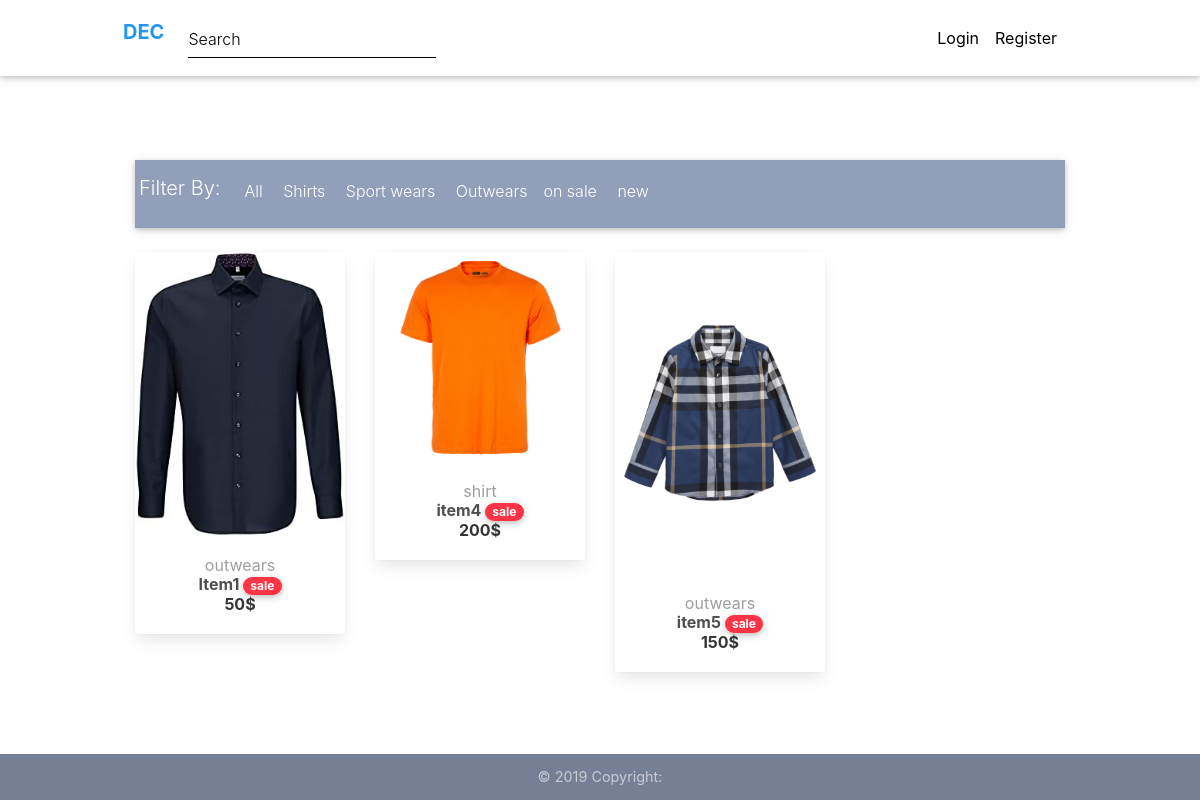
Page /sale/ on the committed database.
### store/models.py (models this page shows, shortened)
class Item(models.Model):
    title = models.CharField(max_length=200)
    description = models.TextField(null=True, blank=True)
    info = models.TextField(null=True, blank= True)
    price = models.IntegerField(default=0)
    discount_price = models.IntegerField(blank=True, null=True)
    image = models.ImageField(default="default.jpg", upload_to='item_pic')
    category = models.CharField(choices=CATEGORY, max_length=10)
    label = models.CharField(choices=LABEL, max_length=10, blank=True, null=True)
    image_2 = models.ImageField(default="default.jpg", null=True, blank=True, upload_to="item_pic")
    image_3 = models.ImageField(default="default.jpg", null=True, blank=True, upload_to="item_pic")
    image_4 = models.ImageField(default="default.jpg", null=True, blank=True, upload_to="item_pic")
    wish = models.ManyToManyField(User, blank=True, related_name="wish")
    objects = ItemManager()

### store/views.py (the view)
# urls.py: path('sale/', SaleView.as_view(), name='sale'),
class SaleView(ListView):
    paginate_by = 8
    template_name = "sale-list.html"
    def get_queryset(self):
        self.item = Item.objects.filter(label='sale')
        return self.item

### templates/sale-list.html (shortened to what this page needs)
{% extends "base.html" %}
{% load static %}
{% block content %}
  <main class="mt-5 pt-2">
    <div class="container" style="margin-bottom: 165px">
      {% include 'categories.html' %}
      <section class="text-center mb-4">
        <div class="row wow fadeIn">
          {% for instance in object_list %}
          <div class="col-lg-3 col-md-6 mb-4">
            <div class="card">
                <div class="view overlay">
                  <img src="{{ instance.image.url }}" class="card-img-top"
                    alt="">
                </div>
                <div class="card-body text-center">
                  <a href="{% url 'store:detail' instance.pk %}" class="grey-text">
                    <h5>{{ instance.category }}</h5>
                  </a>
                  <h5>
                    <strong>
                      <a href="{% url 'store:detail' instance.pk %}" class="dark-grey-text">{{instance.title}}
                      </a>
                      {% if instance.label == "sale" %}
                      <a href="{% url 'store:sale' %}">
                        <span class="badge badge-pill danger-color">{{ instance.label }}</span>
                      </a>
                      {% elif instance.label == "new" %}
                      <a href="{% url 'store:new' %}">
                        <span class="badge badge-pill warning-color">{{ instance.label }}</span>
                      </a>
                      {% endif %}
                    </strong>
                  </h5>
                  <h4 class="font-weight-bold blue-text">
                    <strong>
                      {% if instance.discount_price %}
                        {{instance.discount_price}}$
                      {% else %}
                        {{instance.price}}$
                      {% endif %}
                    </strong>
                  </h4>
                </div>
            </div>
          </div>
          {% endfor %}
          <div class="col-lg-3 col-md-6 mb-4">
          </div>
        </div>
      </section>
    </div>
  </main>
  {% include "footer.html" %}
{% endblock content %}

### rows in the picture
Item: image (picture), category "outwears", title "Item1", label "sale", discount_price "50"
Item: image (picture), category "shirt", title "item4", label "sale", discount_price "200"
Item: image (picture), category "outwears", title "item5", label "sale", discount_price "150"
